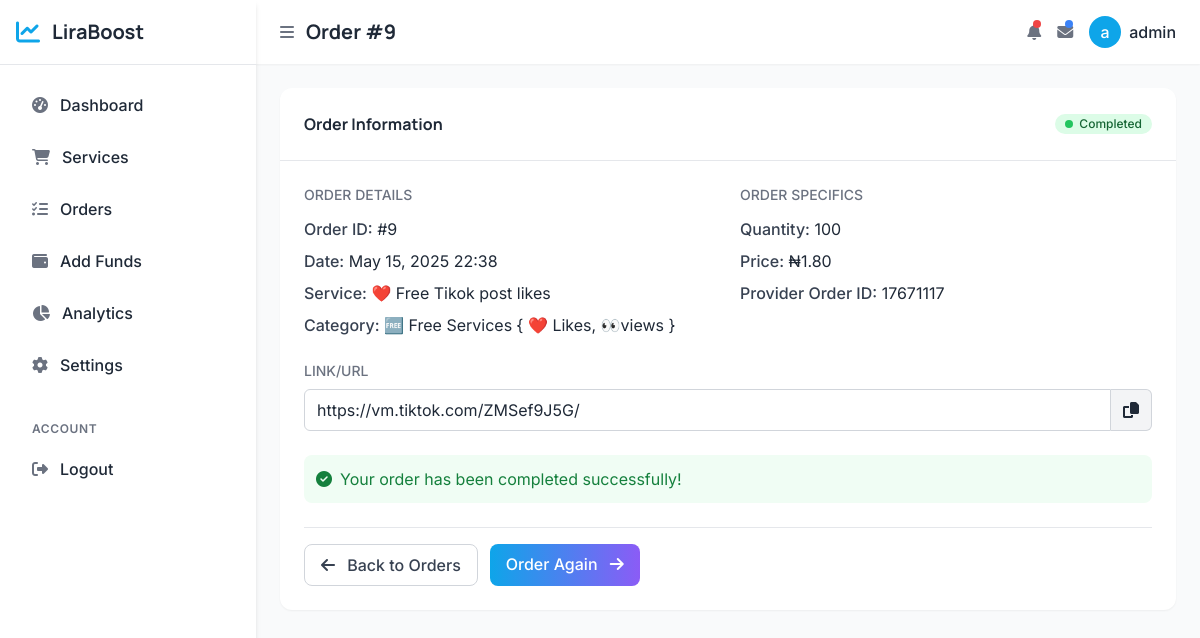
The page /order/status/9/ (signed in) on the database its author committed.
### core/models.py (models this page shows, shortened)
class SiteSettings(models.Model):
    site_name = models.CharField(max_length=100, default="SocialBoost")
    site_description = models.TextField(blank=True, default="Social Media Marketing Platform")
    contact_email = models.EmailField(default='contact@yoursite.com')
    support_email = models.EmailField(default='support@yoursite.com')
    support_phone = models.CharField(max_length=20, blank=True, null=True)
    markup_percentage = models.DecimalField(max_digits=5, decimal_places=2, default=Decimal('20.00'))
    min_deposit = models.DecimalField(max_digits=10, decimal_places=2, default=Decimal('500.00'))
    min_withdrawal_amount = models.DecimalField(max_digits=10, decimal_places=2, default=Decimal('1000.00'))
    maintenance_mode = models.BooleanField(default=False)
    @classmethod
    def get_settings(cls):
        settings, created = cls.objects.get_or_create(pk=1)
        return settings

class Order(models.Model):
    STATUS_CHOICES = (
        ('pending', 'Pending'),
        ('processing', 'Processing'),
        ('completed', 'Completed'),
        ('canceled', 'Canceled'),
        ('error', 'Error'),
    )
    user = models.ForeignKey(User, on_delete=models.CASCADE)
    service = models.ForeignKey(Service, on_delete=models.CASCADE)
    order_id = models.CharField(max_length=100, blank=True, null=True)  # From API provider
    link = models.URLField()
    quantity = models.IntegerField()
    status = models.CharField(max_length=50, choices=STATUS_CHOICES, default='pending')
    charge = models.DecimalField(max_digits=10, decimal_places=2)
    comments = models.TextField(blank=True, null=True)
    created_at = models.DateTimeField(auto_now_add=True)

class Service(models.Model):
    service_id = models.IntegerField(unique=True)
    name = models.CharField(max_length=255)
    category = models.CharField(max_length=100)
    rate = models.DecimalField(max_digits=10, decimal_places=2, default=Decimal('0.00'))
    min_quantity = models.IntegerField()
    max_quantity = models.IntegerField()
    description = models.TextField()
    is_active = models.BooleanField(default=True)

### core/views.py (the view, shortened to what this page needs)
# urls.py: path('order/status/', views.order_status, name='order_status'),
@login_required
def order_status(request, order_id=None):
    if order_id:
        order = get_object_or_404(Order, id=order_id, user=request.user)
        return render(request, 'order_detail.html', {'order': order})
    else:
        orders = Order.objects.filter(user=request.user).order_by('-created_at')
        paginator = Paginator(orders, 10)  # Show 10 orders per page
        page = request.GET.get('page')
        orders_page = paginator.get_page(page)
        return render(request, 'order_status.html', {'orders': orders_page})

### core/context_processors.py (called while the page is built)
def site_settings(request):
    try:
        settings = SiteSettings.get_settings()
        return {'site_settings': settings}
    except Exception as e:
        return {
            'site_settings': {
                'site_name': 'SocialBoost',
                'site_description': 'Social Media Marketing Platform',
                'contact_email': 'contact@example.com',
                'support_email': 'support@example.com',
                'markup_percentage': 20.00,
                'min_deposit': 500.00,
                'min_withdrawal_amount': 1000.00,
                'maintenance_mode': False
            }
        }

### core/templates/order_detail.html (shortened to what this page needs)
{% extends 'dash_base.html' %}
{% block page_title %}Order #{{ order.id }}{% endblock %}
{% block content %}
<div class="animate-fade-in">
    <div class="bg-white rounded-xl shadow-sm overflow-hidden animate-slide-up">
        <div class="p-4 md:p-6 border-b flex justify-between items-center">
            <h3 class="font-display font-bold text-gray-800 text-sm md:text-base">Order Information</h3>
            <span class="inline-flex items-center px-2.5 py-0.5 rounded-full text-xs font-medium
                {% if order.status == 'pending' %}bg-yellow-100 text-yellow-800
                {% elif order.status == 'processing' %}bg-blue-100 text-blue-800
                {% elif order.status == 'completed' %}bg-green-100 text-green-800
                {% elif order.status == 'canceled' %}bg-gray-100 text-gray-800
                {% elif order.status == 'error' %}bg-red-100 text-red-800
                {% else %}bg-gray-100 text-gray-800{% endif %}">
                <span class="badge-dot
                    {% if order.status == 'pending' %}bg-yellow-500
                    {% elif order.status == 'processing' %}bg-blue-500
                    {% elif order.status == 'completed' %}bg-green-500
                    {% elif order.status == 'canceled' %}bg-gray-500
                    {% elif order.status == 'error' %}bg-red-500
                    {% else %}bg-gray-500{% endif %}"></span>
                {{ order.status|title }}
            </span>
        </div>
        <div class="p-4 md:p-6">
            <div class="grid grid-cols-1 md:grid-cols-2 gap-6 mb-6">
                <div>
                    <h4 class="text-sm font-medium text-gray-500 mb-3">ORDER DETAILS</h4>
                    <div class="space-y-2">
                        <p><span class="font-medium text-gray-700">Order ID:</span> #{{ order.id }}</p>
                        <p><span class="font-medium text-gray-700">Date:</span> {{ order.created_at|date:"F d, Y H:i" }}</p>
                        <p><span class="font-medium text-gray-700">Service:</span> {{ order.service.name }}</p>
                        <p><span class="font-medium text-gray-700">Category:</span> {{ order.service.category }}</p>
                    </div>
                </div>
                <div>
                    <h4 class="text-sm font-medium text-gray-500 mb-3">ORDER SPECIFICS</h4>
                    <div class="space-y-2">
                        <p><span class="font-medium text-gray-700">Quantity:</span> {{ order.quantity }}</p>
                        <p><span class="font-medium text-gray-700">Price:</span> ₦{{ order.charge|floatformat:2 }}</p>
                        <p><span class="font-medium text-gray-700">Provider Order ID:</span>
                            {% if order.order_id %}{{ order.order_id }}{% else %}<span class="text-gray-400">Not available</span>{% endif %}</p>
                    </div>
                </div>
            </div>
            <div class="mb-6">
                <h4 class="text-sm font-medium text-gray-500 mb-2">LINK/URL</h4>
                <div class="flex">
                    <input type="text" class="flex-1 px-3 py-2 border border-gray-300 rounded-l-md focus:outline-none focus:ring-primary-500 focus:border-primary-500"
                           value="{{ order.link }}" readonly>
                    <button class="px-3 py-2 bg-gray-100 border border-l-0 border-gray-300 rounded-r-md hover:bg-gray-200"
                            onclick="copyToClipboard('{{ order.link }}')">
                        <i class="fas fa-copy"></i>
                    </button>
                </div>
            </div>
            {% if order.status == 'processing' %}
            <div class="p-3 rounded-lg bg-blue-50 text-blue-700 mb-6">
                <div class="flex items-start">
                    <i class="fas fa-info-circle mt-1 mr-2"></i>
                    <p>Your order is being processed. This may take some time depending on the service.</p>
                </div>
            </div>
            {% elif order.status == 'completed' %}
            <div class="p-3 rounded-lg bg-green-50 text-green-700 mb-6">
                <div class="flex items-start">
                    <i class="fas fa-check-circle mt-1 mr-2"></i>
                    <p>Your order has been completed successfully!</p>
                </div>
            </div>
            {% endif %}
            <div class="flex flex-col sm:flex-row gap-3 pt-4 border-t border-gray-200">
                <a href="{% url 'order_status' %}" class="px-4 py-2 border border-gray-300 rounded-lg text-gray-700 hover:bg-gray-50 transition-colors duration-300 font-medium text-center">
                    <i class="fas fa-arrow-left mr-2"></i> Back to Orders
                </a>
                {% if order.status == 'completed' %}
                <a href="{% url 'service_detail' order.service.id %}" class="px-4 py-2 bg-gradient-to-r from-primary-500 to-secondary-500 text-white rounded-lg hover:from-primary-600 hover:to-secondary-600 transition-colors duration-300 font-medium text-center">
                    Order Again <i class="fas fa-arrow-right ml-2"></i>
                </a>
                {% endif %}
            </div>
        </div>
    </div>
</div>
{% endblock %}

### core/templates/dash_base.html (shortened to what this page needs)
<!DOCTYPE html>
<html lang="en">
<head>
    <script src="https://cdn.tailwindcss.com"></script>
    <link rel="stylesheet" href="https://cdnjs.cloudflare.com/ajax/libs/font-awesome/6.4.0/css/all.min.css">
</head>
<body class="bg-gray-50 font-sans text-gray-800 antialiased">
    <div class="flex h-screen overflow-hidden">
        <div class="sidebar bg-white shadow-md w-64 flex-shrink-0 z-50" id="sidebar">
            <div class="flex flex-col h-full">
                <div class="p-4 border-b flex items-center justify-between">
                    <a href="{% url 'dashboard' %}" class="flex items-center">
                        <i class="fas fa-chart-line text-primary-500 text-2xl mr-3"></i>
                        <span class="sidebar-brand-text text-xl font-display font-bold text-gray-800">{{ site_settings.site_name }}</span>
                    </a>
                </div>
                <div class="flex-1 overflow-y-auto py-4">
                    <div class="px-4 space-y-1">
                        <a href="{% url 'dashboard' %}" class="sidebar-item flex items-center px-4 py-3 rounded-lg {% if request.path == '/dashboard/' %}active{% endif %}">
                            <i class="fas fa-tachometer-alt text-gray-500 mr-3"></i>
                            <span class="sidebar-item-text font-medium">Dashboard</span>
                        </a>
                        <a href="{% url 'services' %}" class="sidebar-item flex items-center px-4 py-3 rounded-lg {% if request.path == '/services/' %}active{% endif %}">
                            <i class="fas fa-shopping-cart text-gray-500 mr-3"></i>
                            <span class="sidebar-item-text font-medium">Services</span>
                        </a>
                        <a href="{% url 'order_status' %}" class="sidebar-item flex items-center px-4 py-3 rounded-lg {% if request.path == '/orders/' or 'order-status' in request.path %}active{% endif %}">
                            <i class="fas fa-tasks text-gray-500 mr-3"></i>
                            <span class="sidebar-item-text font-medium">Orders</span>
                        </a>
                        <a href="{% url 'add_funds' %}" class="sidebar-item flex items-center px-4 py-3 rounded-lg {% if request.path == '/add-funds/' %}active{% endif %}">
                            <i class="fas fa-wallet text-gray-500 mr-3"></i>
                            <span class="sidebar-item-text font-medium">Add Funds</span>
                        </a>
                        <a href="#" class="sidebar-item flex items-center px-4 py-3 rounded-lg">
                            <i class="fas fa-chart-pie text-gray-500 mr-3"></i>
                            <span class="sidebar-item-text font-medium">Analytics</span>
                        </a>
                        <a href="{% url 'profile' %}" class="sidebar-item flex items-center px-4 py-3 rounded-lg">
                            <i class="fas fa-cog text-gray-500 mr-3"></i>
                            <span class="sidebar-item-text font-medium">Settings</span>
                        </a>
                    </div>
                    <div class="px-4 mt-8">
                        <div class="text-xs font-semibold text-gray-500 uppercase tracking-wider mb-2 px-4">Account</div>
                        <a href="{% url 'logout' %}" class="sidebar-item flex items-center px-4 py-3 rounded-lg">
                            <i class="fas fa-sign-out-alt text-gray-500 mr-3"></i>
                            <span class="sidebar-item-text font-medium">Logout</span>
                        </a>
                    </div>
                </div>
            </div>
        </div>
        <div class="flex-1 flex flex-col overflow-hidden main-content">
            <header class="bg-white shadow-sm z-10">
                <div class="flex items-center justify-between px-4 md:px-6 py-4">
                    <div class="flex items-center">
                        <button id="sidebar-toggle" class="text-gray-500 focus:outline-none" onclick="toggleMobileSidebar()">
                            <i class="fas fa-bars"></i>
                        </button>
                        <h1 class="ml-3 text-xl font-display font-bold text-gray-800 truncate">{% block page_title %}Dashboard{% endblock %}</h1>
                    </div>
                    <div class="flex items-center space-x-3 md:space-x-4">
                        <div class="relative hidden md:block">
                            <button class="text-gray-500 focus:outline-none">
                                <i class="fas fa-bell"></i>
                                <span class="absolute top-0 right-0 w-2 h-2 bg-red-500 rounded-full"></span>
                            </button>
                        </div>
                        <div class="relative hidden md:block">
                            <button class="text-gray-500 focus:outline-none">
                                <i class="fas fa-envelope"></i>
                                <span class="absolute top-0 right-0 w-2 h-2 bg-blue-500 rounded-full"></span>
                            </button>
                        </div>
                        <div class="flex items-center">
                            <div class="w-8 h-8 rounded-full bg-primary-500 flex items-center justify-center text-white font-medium">
                                {{ user.first_name|first|default:user.username|first }}
                            </div>
                            <span class="ml-2 font-medium hidden md:inline">{{ user.first_name|default:user.username }}</span>
                        </div>
                    </div>
                </div>
            </header>
            <main class="flex-1 overflow-y-auto p-4 md:p-6 bg-gray-50">
                {% block content %}{% endblock %}
            </main>
        </div>
    </div>
</body>
</html>

### core/templates/dash_base.html (style rules this page uses)
.animate-fade-in { animation: fadeIn 0.8s ease-out forwards; }
.animate-slide-up { animation: slideUp 0.8s ease-out forwards; }
.sidebar { transition: all 0.3s ease; }
.sidebar-item { transition: all 0.3s ease; }
.badge-dot { width: 8px; height: 8px; border-radius: 50%; display: inline-block; margin-right: 6px; }

### rows shown on the page
SiteSettings: site_name "LiraBoost"
Order: id "9", status "Completed", created_at "May 15, 2025 22:38", service.name "❤️ Free Tikok post likes", service.category "🆓 Free Services { ❤️ Likes, 👀views }", quantity "100", charge "1.80", order_id "17671117", link "https://vm.tiktok.com/ZMSef9J5G/"

### other values the page prints
{{ user.first_name|first|default:user.username|first }} "a"
{{ user.first_name|default:user.username }} "admin"
